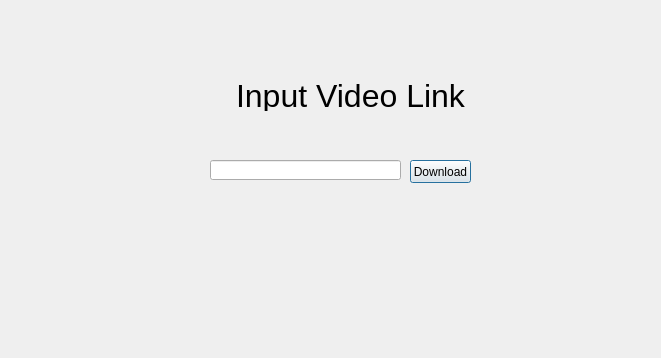
<?xml version="1.0" encoding="UTF-8"?>
<ui version="4.0">
 <class>Dialog</class>
 <widget class="QDialog" name="Dialog">
  <property name="geometry">
   <rect>
    <x>0</x>
    <y>0</y>
    <width>661</width>
    <height>358</height>
   </rect>
  </property>
  <property name="windowTitle">
   <string>Dialog</string>
  </property>
  <widget class="QLabel" name="label">
   <property name="geometry">
    <rect>
     <x>220</x>
     <y>80</y>
     <width>261</width>
     <height>31</height>
    </rect>
   </property>
   <property name="styleSheet">
    <string notr="true">font: 32px;</string>
   </property>
   <property name="text">
    <string>Input Video Link</string>
   </property>
   <property name="alignment">
    <set>Qt::AlignCenter</set>
   </property>
  </widget>
  <widget class="QLineEdit" name="link">
   <property name="geometry">
    <rect>
     <x>210</x>
     <y>160</y>
     <width>191</width>
     <height>20</height>
    </rect>
   </property>
  </widget>
  <widget class="QPushButton" name="download_btn">
   <property name="geometry">
    <rect>
     <x>410</x>
     <y>160</y>
     <width>61</width>
     <height>23</height>
    </rect>
   </property>
   <property name="text">
    <string>Download</string>
   </property>
  </widget>
  <widget class="QLabel" name="console">
   <property name="geometry">
    <rect>
     <x>220</x>
     <y>210</y>
     <width>251</width>
     <height>31</height>
    </rect>
   </property>
   <property name="styleSheet">
    <string notr="true">font: 16px;</string>
   </property>
   <property name="text">
    <string/>
   </property>
   <property name="alignment">
    <set>Qt::AlignCenter</set>
   </property>
  </widget>
 </widget>
 <resources/>
 <connections/>
</ui>
